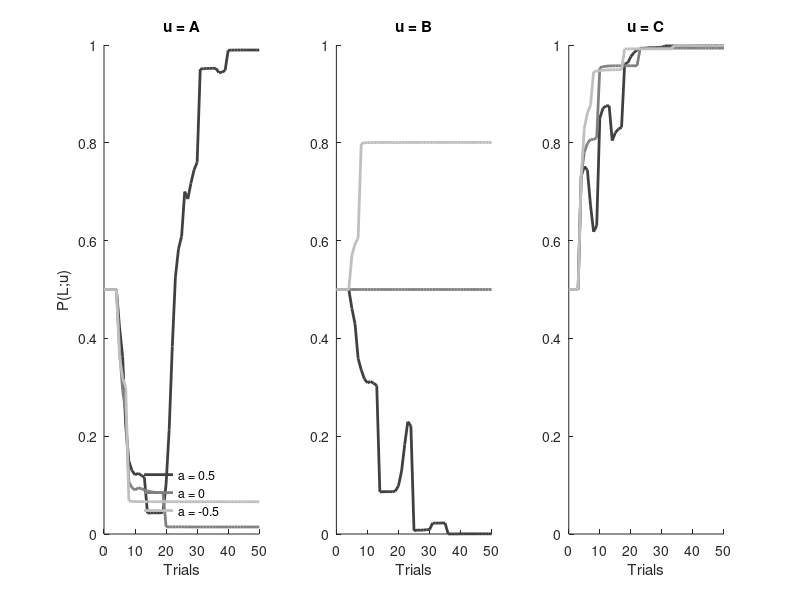

Write the MATLAB code that produced this figure.
%%% Computational Neuroscience 2013
%%% Dayan & Abbott, Theoretical Neuroscience, exercise 9.9
%%% Actor-Critic implementation for maze of figure 9.7, with state vector

% Marije ter Wal - 2013

%-------------------------------------------------------------------------%
% Q: How the speed of learning depends on 'a' and why:
% A: Using an 'a' of 0.5 decreases the speed of learning at A whereas using an a
% of -0.5 increases the speed of learning at A. To see why, we consider Eq.
% (9.27). From Eq. (9.27), m_Left(A)=M_(Left,1)+M_(Left,2)*a+M_(Left,3)*a,
% m_Left(B)=M_(Left,2), and m_Left(C)=M_(Left,3). Let assume that a>0. We 
% see that when a>0, m_Left(A) changes in the same direction as m_Left of B
% and C. The optimal solutions at B and C are to turn right and left, 
% respectively. This means than you're dragged by B to turn right and by C 
% to turn left at A. Which one is the winner? Because B has bigger reward, 
% A will be dragged by B to turn right more often. So, it will take more 
% time in case of a>0 to learn to go left. You can play around with the 
% location of reward to see this.
%-------------------------------------------------------------------------%

clear; clc

% parameters & settings
epsilon = 0.5; %both for actor and critic
beta    = 1;
rewards = [[0,0];[0,5];[2,0]]; % reward matrix, rows indicate location (A,B,C)
% column indicates choice (Left or Right)
Nlocs    = size(rewards, 1);
Nactions = size(rewards, 2);

Ntrials  = 50; %as in figure 9.9
m        = zeros(Nactions,Nlocs, Ntrials); %initialization of actor
w        = zeros(Nlocs,Ntrials); %initialization of critic
choice   = zeros(Nlocs,1);

% state vector
aVal     = [0.5,0,-0.5];

figure;
x = 0:Ntrials;
PL = @(mscal, mvect) exp(beta*mscal) ./ sum(exp(beta*mvect),1);
colors = gray(numel(aVal)+2);
c = 1;

for a = aVal
    
    rand('seed', 1);  
    state    = [[1,a,a];[0,1,0],;[0,0,1]];
    
    % Actor-critic learning (state vector impementation)
    for t = 2:Ntrials+1 %trials should run between 0 and 30
        
        % don't forget inbetween trials;
        w(:,t) = w(:,t-1);
        m(:,:,t) = m(:,:,t-1);
        
        % A
        % determine action
        Pk        = exp(beta*m(:,:,t)*state(1,:)') / sum(exp(beta*m(:,:,t)*state(1,:)')); % probability distributions
        choice = find(cumsum(Pk)-rand(1) >= 0, 1); % determines which action is chosen: 1 = left, 2 = right
        
        % update actor and critic
        v        = w(:,t)'*state(1,:)';
        u_next   = 1 + choice; %this only works for three locations
        v_next   = w(:,t)'*state(u_next,:)';
        
        delta    = rewards(1,choice) + v_next - v;
        w(:,t)   = w(:,t) + epsilon * delta * state(1,:)';
        m(:,:,t) = m(:,:,t) + (state(1,:)' * epsilon*( (1:Nactions == choice)' - Pk)' * delta)';
        
        % B or C
        % determine action
        u = u_next;
        Pk        = exp(beta*m(:,:,t)*state(u,:)') / sum(exp(beta*m(:,:,t)*state(u,:)')); % probability distributions
        choice = find(cumsum(Pk)-rand(1) >= 0, 1); % determines which action is chosen: 1 = left, 2 = right
        
        % update actor and critic
        v        = w(:,t)'*state(u,:)';
        v_next   = 0;
        delta    = rewards(u,choice) + v_next - v;
        w(:,t)   = w(:,t) + epsilon * delta * state(u,:)';
        m(:,:,t) = m(:,:,t) + (state(u,:)' * epsilon*( (1:Nactions == choice)' - Pk)' * delta)';
    end
    
    subplot(131); hold on
    plot(x, squeeze(PL(m(1,1,:),m(:,1,:))), 'color', colors(c+1,:), 'linewidth', 2);
    title('u = A'); xlabel('Trials'); ylabel('P(L;u)');
    xlim([0,Ntrials]); ylim([0,1]);
    
    subplot(132); hold on
    plot(x, squeeze(PL(m(1,2,:),m(:,2,:))), 'color', colors(c+1,:), 'linewidth', 2);
    title('u = B'); xlabel('Trials');
    xlim([0,Ntrials]); ylim([0,1]);
    
    subplot(133); hold on
    plot(x, squeeze(PL(m(1,3,:),m(:,3,:))), 'color', colors(c+1,:), 'linewidth', 2);
    title('u = C'); xlabel('Trials');
    xlim([0,Ntrials]); ylim([0,1]);
    
    c = c+1;
end

subplot(131)
legend({'a = 0.5', 'a = 0', 'a = -0.5'}, 'Location', 'South')
legend boxoff